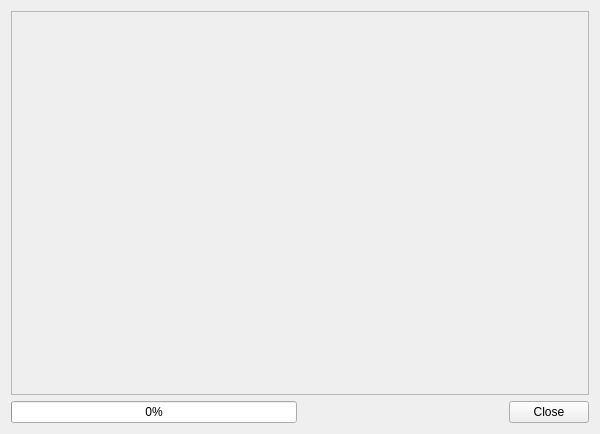
<ui version="4.0" >
 <class>QgsGrassShellBase</class>
 <widget class="QWidget" name="QgsGrassShellBase" >
  <property name="geometry" >
   <rect>
    <x>0</x>
    <y>0</y>
    <width>600</width>
    <height>434</height>
   </rect>
  </property>
  <property name="minimumSize" >
   <size>
    <width>600</width>
    <height>400</height>
   </size>
  </property>
  <property name="windowTitle" >
   <string>GRASS Shell</string>
  </property>
  <layout class="QGridLayout" >
   <item row="0" column="0" colspan="2" >
    <widget class="QFrame" name="mTextFrame" >
     <property name="frameShape" >
      <enum>QFrame::StyledPanel</enum>
     </property>
     <property name="frameShadow" >
      <enum>QFrame::Raised</enum>
     </property>
    </widget>
   </item>
   <item row="1" column="0" >
    <widget class="QProgressBar" name="mProgressBar" >
     <property name="value" >
      <number>0</number>
     </property>
    </widget>
   </item>
   <item row="1" column="1" >
    <widget class="QDialogButtonBox" name="buttonBox" >
     <property name="standardButtons" >
      <set>QDialogButtonBox::Close</set>
     </property>
    </widget>
   </item>
  </layout>
 </widget>
 <layoutdefault spacing="6" margin="11" />
 <pixmapfunction>qPixmapFromMimeSource</pixmapfunction>
 <resources/>
 <connections>
  <connection>
   <sender>buttonBox</sender>
   <signal>accepted()</signal>
   <receiver>QgsGrassShellBase</receiver>
   <slot>close()</slot>
   <hints>
    <hint type="sourcelabel" >
     <x>561</x>
     <y>417</y>
    </hint>
    <hint type="destinationlabel" >
     <x>565</x>
     <y>432</y>
    </hint>
   </hints>
  </connection>
 </connections>
</ui>
